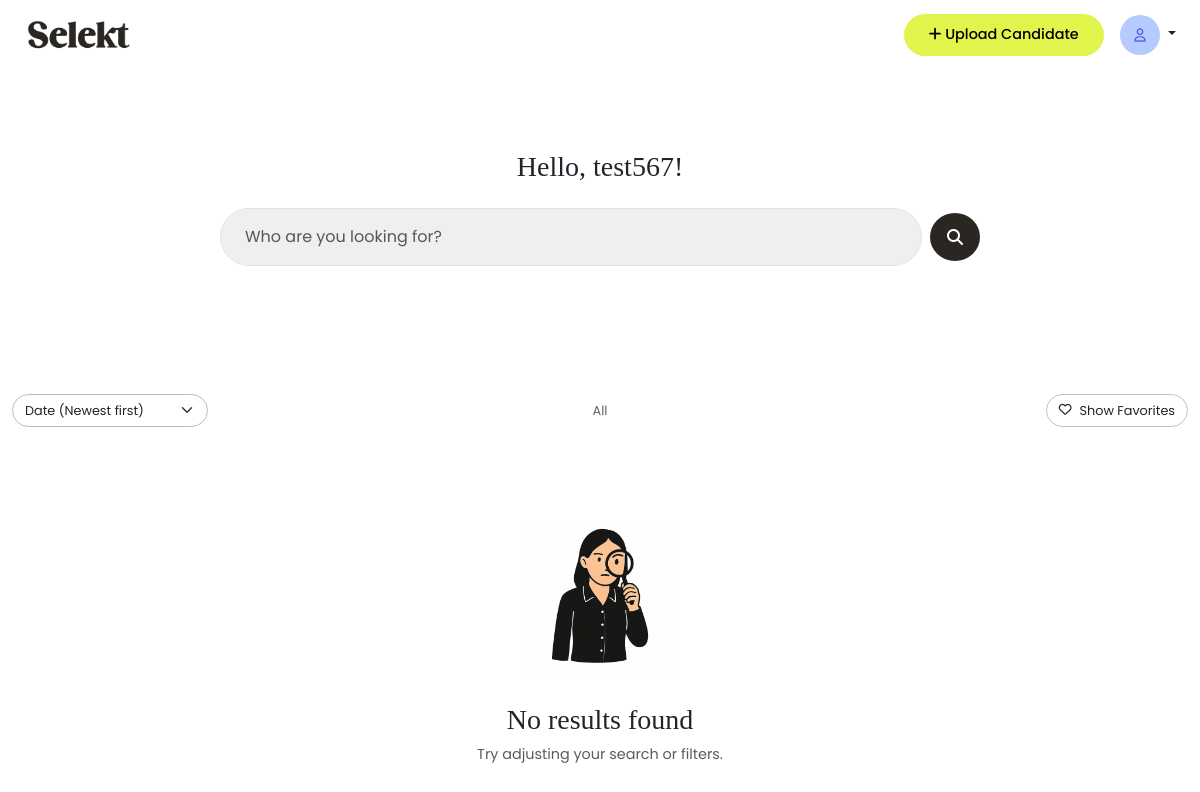
Page /dashboard/?title=Archivist (signed in) on the earlier database version.
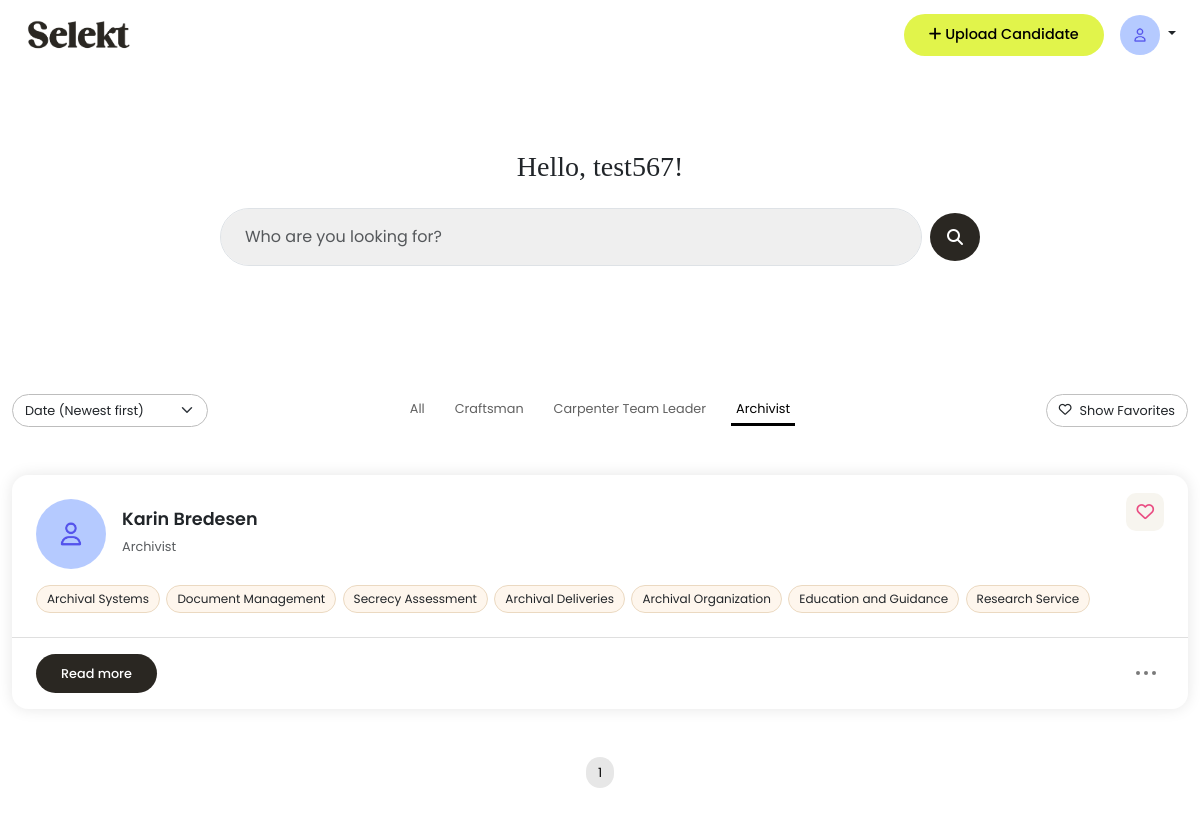
Same page on the later database version.
### candidates/models.py (models this page shows, shortened)
class Candidate(models.Model):
    user = models.ForeignKey(User, on_delete=models.CASCADE)
    name = models.CharField(max_length=100)
    email = models.EmailField()
    phone_number = models.CharField(max_length=20, blank=True)
    job_title = models.CharField(max_length=100, blank=True)
    profile_summary = models.TextField(blank=True)
    work_experience = models.TextField(blank=True)
    education = models.TextField(blank=True)
    location = models.CharField(max_length=100, blank=True)
    links = models.CharField(max_length=255, blank=True, help_text="e.g. LinkedIn, GitHub URLs")
    profile_image = models.ImageField(upload_to='profile_images/', blank=True, null=True)
    other = models.TextField(blank=True)
    notes = models.TextField(blank=True)
    top_skills = models.CharField(
        blank=True,
        help_text="Write top skills separated by commas (e.g. Communication, Leadership, SQL)"
    )
    uploaded_at = models.DateTimeField(auto_now_add=True)

### candidates/views.py (the view)
# urls.py: path('dashboard/', candidate_views.dashboard, name='dashboard'),
@login_required
def dashboard(request):
    query = request.GET.get('q', '')
    sort = request.GET.get('sort', '')
    filter_title = request.GET.get('title', '')
    show_favorites = request.GET.get('favorites') == 'on'
    candidates = Candidate.objects.filter(user=request.user)
    candidates = filter_candidates(candidates, query)
    if filter_title:
        candidates = candidates.filter(job_title__iexact=filter_title)
    if show_favorites:
        favorite_candidates = Favorite.objects.filter(user=request.user).values_list('candidate_id', flat=True)
        candidates = candidates.filter(id__in=favorite_candidates)
    if sort == 'name':
        candidates = candidates.order_by('name')
    else:
        candidates = candidates.order_by('-uploaded_at')
    job_titles = (
        Candidate.objects
        .filter(user=request.user)
        .exclude(job_title__isnull=True)
        .exclude(job_title__exact='')
        .values('job_title')
        .annotate(count=Count('job_title'))
        .order_by('-count')[:4]
    )
    paginator = Paginator(candidates, 12)
    page_number = request.GET.get('page')
    candidates = paginator.get_page(page_number)
    for candidate in candidates:
        candidate.skill_list = [skill.strip() for skill in candidate.top_skills.split(',')]
        candidate.is_favorite = Favorite.objects.filter(user=request.user, candidate=candidate).exists()
    show_welcome_popup = False
    if hasattr(request.user, 'profile') and request.user.profile.is_first_login:
        show_welcome_popup = True
    context = {
        'candidates': candidates,
        'job_titles': job_titles,
        'active_title': filter_title,
        'show_favorites': show_favorites,
        'show_welcome_popup': show_welcome_popup,
    }
    return render(request, 'dashboard.html', context)

### candidates/context_processors.py (called while the page is built)
def profile_picture(request):
    if request.user.is_authenticated:
        try:
            profile = request.user.profile
        except Profile.DoesNotExist:
            profile = None
    else:
        profile = None
    return {'profile': profile}

### candidates/views.py (called while the page is built, shortened)
def filter_candidates(queryset, query):
    return queryset

### templates/dashboard.html (shortened to what this page needs)
{% extends "base.html" %}
{% load static %}
{% block content %}
<div class="container hero">
  <h3>Hello, {{ user.username }}!</h3>
  <form method="get" class="d-flex align-items-center gap-2 w-100 candidate-search position-relative mt-4">
    <input type="text" class="form-control px-4 py-3 border-1 shadow-none" name="q" id="searchInput"
      placeholder="Who are you looking for?" value="{{ request.GET.q }}">
    <button class="btn button-base scn-button d-flex justify-content-center align-items-center rounded-circle"
      type="submit">
      <i class="fas fa-search"></i>
    </button>
  </form>
</div>
<div class="container py-5">
  <div class="pb-4 mb-4">
    <div class="d-flex flex-wrap align-items-center text-center text-md-start flex-md-row flex-column-reverse">
    <div class="col-12 col-md-2 mb-2 mb-md-0 tab-sorting">
      <form id="sortForm" class="sort-form w-100">
        <select name="sort" id="sortSelect" class="form-select">
          <option value="" {% if not request.GET.sort %}selected{% endif %}>Date (Newest first)</option>
        </select>
      </form>
    </div>
      <div class="col-12 col-md-8 mb-2 mb-md-0 tab-tabs">
        <ul class="nav justify-content-center flex-wrap job-title-tabs">
          <li class="nav-item">
            <a class="nav-link {% if not active_title %}active{% endif %}" href="{% url 'dashboard' %}">All</a>
          </li>
          {% for title in job_titles %}
          <li class="nav-item">
            <a class="nav-link {% if active_title == title.job_title %}active{% endif %}"
              href="?title={{ title.job_title|urlencode }}">
              {{ title.job_title }}
            </a>
          </li>
          {% endfor %}
        </ul>
      </div>
      <div class="tab-fav col-12 col-md-2 mb-2 mb-md-0 d-flex justify-content-md-end">
        <button id="favoritesToggle" type="button"
          class="btn btn-outline-dark d-flex align-items-center justify-content-center gap-2 favorites-toggle mx-md-0 mx-auto">
        </button>
      </div>
    </div>
  </div>
  {% if candidates %}
  <div class="d-flex flex-wrap justify-content-center gap-4">
    {% for candidate in candidates %}
    <div class="candidate-card-wrapper">
      <div class="candidate-card bg-white position-relative">
        <div class="position-absolute top-0 end-0 p-4">
          <span class="heart-icon" onclick="toggleFavorite({{ candidate.id }}, this)">
            <i id="heart-card-{{ candidate.id }}" class="fa{% if candidate.is_favorite %}-solid{% else %}-regular{% endif %} fa-heart"></i>
          </span>
        </div>
        <div class="px-4 pt-4 pb-2">
          <div class="d-flex align-items-center gap-3 mb-3">
            {% if candidate.profile_image %}
            <img src="{{ candidate.profile_image.url }}" alt="Profile Image" />
            {% else %}
            <img src="{% static 'media/images/user-pic.png' %}" alt="Profile Image" />
            {% endif %}
            <div>
              <h4 class="mb-1">{{ candidate.name }}</h4>
              <small class="text-muted">{{ candidate.job_title|default:'Candidate' }}</small>
            </div>
          </div>
          <div class="skill-container">
            {% with candidate.skill_list as skills %}
            {% for skill in skills %}
            <span class="skill-badge">{{ skill }}</span>
            {% endfor %}
            {% endwith %}
          </div>
        </div>
        <hr>
        <div class="d-flex justify-content-between align-items-center px-4 pb-3">
          <a href="#" onclick="openCandidateModal({{ candidate.id|escapejs }})"
            class="btn button-base scn-button read-btn">Read more</a>
          <div class="dot-menu position-relative p-2 rounded" style="cursor: pointer;">
            <div class="d-flex flex-row justify-content-center align-items-center">
              <span class="dot"></span>
              <span class="dot mx-1"></span>
              <span class="dot"></span>
            </div>
          </div>
        </div>
      </div>
    </div>
    {% endfor %}
  </div>
    <div class="d-flex justify-content-center mt-5">
      <nav>
        <ul class="pagination">
          {% for num in candidates.paginator.page_range %}
            {% if num == 1 or num == candidates.paginator.num_pages or num >= candidates.number|add:"-2" and num <= candidates.number|add:"2" %}
              {% if num == candidates.number %}
                <li class="page-item active">
                  <span class="page-link">{{ num }}</span>
                </li>
              {% else %}
                <li class="page-item">
                  <a class="page-link" href="?{% if request.GET %}{{ request.GET.urlencode }}&{% endif %}page={{ num }}">{{ num }}</a>
                </li>
              {% endif %}
            {% elif num == 2 and candidates.number|add:"-2" > 2 %}
              <li class="page-item disabled"><span class="page-link">...</span></li>
            {% elif num == candidates.paginator.num_pages|add:"-1" and candidates.number|add:"2" < candidates.paginator.num_pages|add:"-1" %}
              <li class="page-item disabled"><span class="page-link">...</span></li>
            {% endif %}
          {% endfor %}
        </ul>
      </nav>
    </div>
  {% else %}
  <div class="empty-state text-center py-5">
    {% if show_favorites %}
    <img src="{% static 'media/images/no-favorites.png' %}" alt="No favorites" class="empty-state-image" />
    <h3>No favorites yet</h3>
    <p class="text-muted mb-4">Click the heart icon on candidates you like to add them here.</p>
    {% elif request.GET.q or request.GET.title %}
    <img src="{% static 'media/images/no-search.png' %}" alt="No results" class="empty-state-image" />
    <h3>No results found</h3>
    <p class="text-muted">Try adjusting your search or filters.</p>
    {% endif %}
  </div>
  {% endif %}
</div>
{% endblock %}

### templates/base.html (shortened to what this page needs)
{% load static %}
<!DOCTYPE html>
<html lang="en">
<head>
  <link href="https://cdn.jsdelivr.net/npm/bootstrap@5.3.2/dist/css/bootstrap.min.css" rel="stylesheet">
  <link rel="stylesheet" href="{% static 'css/style.css' %}">
  <link rel="stylesheet" href="https://cdn.jsdelivr.net/npm/trumbowyg@2.25.1/dist/ui/trumbowyg.min.css">
</head>
<body class="logged-in-body">
  <header class="d-flex justify-content-between align-items-center px-4 py-3">
    <div class="header-logo">
      <a href="{% url 'dashboard' %}" class="text-decoration-none">
        <img src="{% static 'media/images/logo.png' %}" alt="Logo" class="logo-img">
      </a>
    </div>
    <div class="d-flex align-items-center gap-3 header-buttons">
      <button type="button" class="btn button-base cta-button" data-bs-toggle="modal"
        data-bs-target="#uploadCandidateModal">
        <i class="fa-solid fa-plus"></i> Upload Candidate
      </button>
      <div class="dropdown">
        <button class="btn dropdown-toggle p-0 border-0 bg-transparent" type="button" id="userMenuButton"
          data-bs-toggle="dropdown" aria-expanded="false">
          {% if profile and profile.profile_image %}
          <img src="{{ profile.profile_image.url }}" alt="Profile" class="rounded-circle profile-pic">
          {% else %}
          <img src="{% static 'media/images/user-pic.png' %}" alt="Default Image" class="rounded-circle profile-pic">
          {% endif %}
        </button>
      </div>
    </div>
  </header>
  {% block content %}{% endblock %}
</body>
</html>

### templates/modals.html (shortened to what this page needs)
{% load static %}

### static/css/style.css (style rules this page uses)
body, .index-body, .auth-body { font-family: 'Poppins', sans-serif; }
.container { max-width: 1200px; margin: auto; }
h1, h2, h3, h5 { font-family: 'Libre Baskerville', serif; font-weight: 200; }
h4 { font-size: 1.1rem; font-weight: 600; }
.section-text, .text-muted { font-size: 0.9rem; }
.text-muted { color: grey; }
.button-base { border-radius: 100px; padding: 10px 25px; font-weight: 500; display: inline-block; text-decoration: none; border: none; font-family: 'Poppins', sans-serif; }
.cta-button { background-color: #E1F44B; color: black; }
.scn-button { background-color: #2A2722; color: white; }
.logged-in-body .cta-button { font-size: 0.9rem; }
header { border-bottom: 0px; height: 70px; }
.logo-img { width: 110px; }
.profile-pic { width: 40px; height: 40px; object-fit: cover; }
.hero { padding: 80px 20px; text-align: center; max-width: 800px; }
.candidate-card-wrapper { flex: 1 1 360px; max-width: 100%; min-width: 360px; }
.candidate-card { min-width: 100%; border-radius: 16px; box-shadow: 0 0 15px rgba(0, 0, 0, 0.1); transition: 0.3s ease; }
.read-btn { font-size: 0.8rem; font-weight: 500; }
.candidate-card .text-muted { font-size: 0.8rem; }
.candidate-card hr, .candidate-modal-information hr { color: grey; }
.candidate-card img { width: 70px; height: 70px; border-radius: 50%; object-fit: cover; }
.skill-container, .skill-container-modal { display: flex; gap: 0.4rem; align-items: center; max-width: 100%; }
.skill-container { flex-wrap: nowrap; overflow: hidden; }
.skill-badge, .skill-badge-extra, .skill-badge-modal { background-color: #fef6ed; padding: 4px 10px; border-radius: 20px; border: 1px solid #EBD9C1; white-space: nowrap; }
.skill-badge, .skill-badge-extra { font-size: 0.75rem; flex-shrink: 0; }
.heart-icon { font-size: 1.1rem; color: #E94C82; background: #f7f5ef; padding: 7px 10px; border-radius: 10px; }
.dot-menu { display: flex; gap: 4px; cursor: pointer; }
.dot { width: 4px; height: 4px; background-color: #7a7a7a; border-radius: 50%; }
.candidate-search input { background-color: #EFEFEF; border-radius: 100px; }
.candidate-search .btn { height: 48px; width: 48px; }
.sort-form select { border-radius: 100px; font-size: 0.8rem; border-color: rgb(189, 189, 189); }
.favorites-toggle { border-radius: 100px; font-size: 0.8rem; border-color: rgb(192, 192, 192); }
.nav-link { color: #5f5f5f; }
.nav-link.active { border-bottom: 3px solid black; color: black; }
.nav-link { padding: 5px; font-size: 0.8rem; margin-left: 10px; margin-right: 10px; color: rgb(97, 97, 97); }
.page-item .page-link { color: #333; border: 0px; font-size: 0.8rem; }
.page-item.active .page-link { background-color: #e7e7e7; color: #000; border: 0px; border-radius: 100px; }

Differences in the rows shown:
added Candidate: name "Karin Bredesen", job_title "Archivist", skills "Archival Systems" "Document Management" "Secrecy Assessment" "Archival Deliveries" "Archival Organization" "Education and Guidance" "Research Service"
Other differences:
new list line: "Craftsman"
new list line: "Carpenter Team Leader"
new list line: "Archivist"
new list line: "1"
text no longer shown: "No results found Try adjusting your search or filters."
